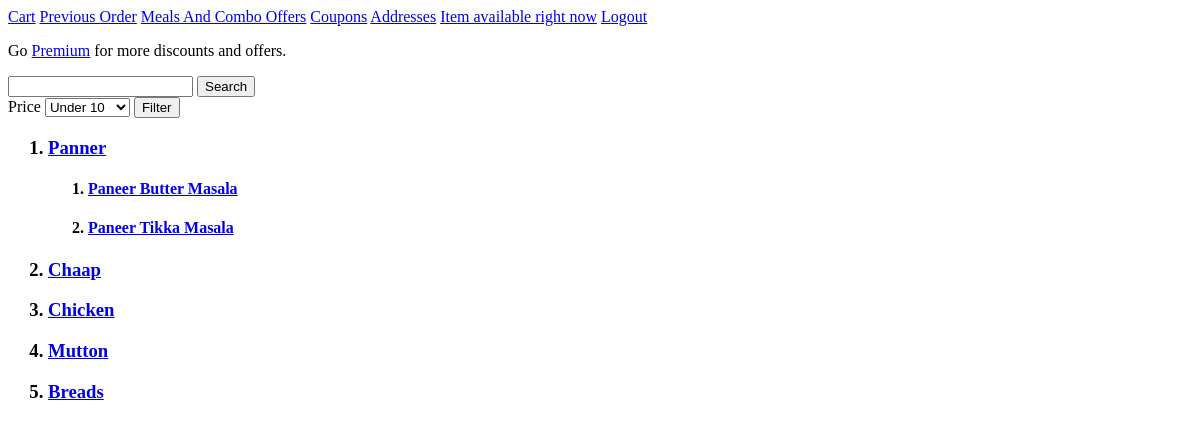
Page /Panner (signed in) on the earlier database version.
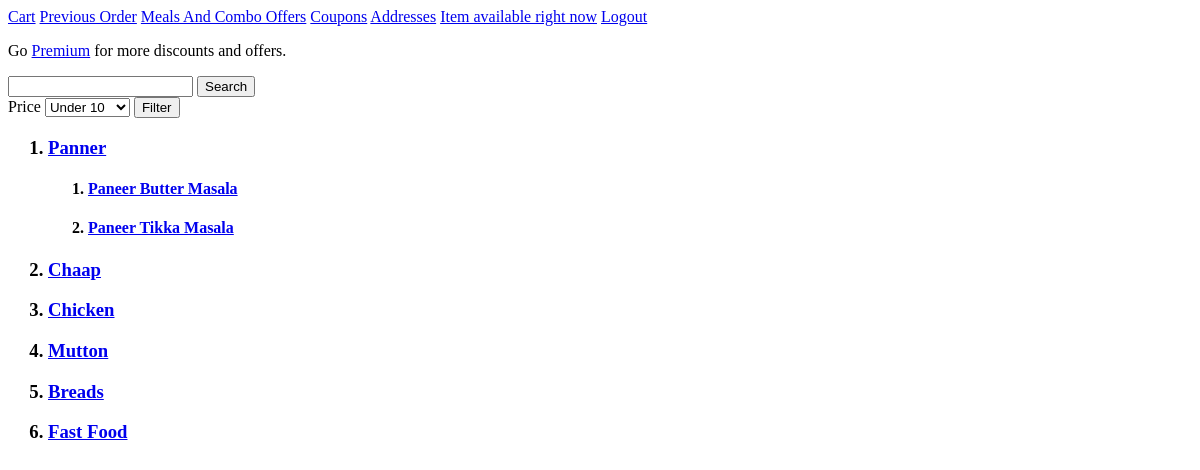
Same page on the later database version.
### resturaant/models.py (models this page shows)
class Food_Category (models.Model):
    TYPE_OF_FOOD = (
        ("veg", "Vegetarian"),
        ("non-veg", "Non-Vegetarian")
    )
    type_of_category = models.CharField(max_length = 30,choices = TYPE_OF_FOOD, default="veg")
    category = models.CharField(max_length = 50)
    def __str__(self):
        return self.category

class Food_Items (models.Model):
    item_type = models.ForeignKey(Food_Category, on_delete=models.CASCADE, related_name='food_item')
    item_name = models.CharField(max_length = 50)
    description = models.TextField(blank = True)
    image = models.ImageField(blank = True)
    price = models.DecimalField(max_digits=15, decimal_places=2)
    days_of_avaibility = models.ManyToManyField(to = DaysOfTheWeek)
    start_time = models.TimeField(default = "08:00:00")
    end_time = models.TimeField(default = "22:00:00")
    quantity_available = models.IntegerField(default =50)
    def __str__(self):
        return self.item_name

### resturaant/views.py (the view)
# urls.py: path('',views.homepage),
def homepage(request, food_category = None):
    if(request.user.is_authenticated):
        try:
            customer = request.user.users.get()
            if(customer.type_of_user == "staff"):
                return HttpResponseRedirect("/create_coupons/")
            food_categories = Food_Category.objects.all()
            food_items = None
            if (food_category):
                try:
                    category = Food_Category.objects.get(category__iexact=food_category)
                    food_items = category.food_item.all()
                except:
                    return HttpResponse("Following Category Doesn't exist")
            type_of_customer = Customer.objects.get(user=customer).type_of_customer
            return render(request, "homepage.html", {'is_authenticated' : True,
                                                    'type_of_customer': type_of_customer,
                                                    'food_categories' : food_categories,                                                 'food_category' : food_category,
                                                    'food_items' : food_items})
        except:
            return HttpResponseRedirect('/admin/')
    else:
        return render(request, "homepage.html", { 'is_authenticated' : False})

### templates/homepage.html (shortened to what this page needs)
<!DOCTYPE html>
<html lang="en">
<head>
</head>
<body>
    {% if not is_authenticated %}
    <a href="/register/">Register</a>
    <a href="/login/">Login</a>
    {% else %}
    <a href="/cart/">Cart</a>
    <a href="/previous/order">Previous Order</a>
    <a href="/view/meal">Meals And Combo Offers</a>
    <a href="/view/coupons">Coupons</a>
    <a href="/addresses/">Addresses</a>
    <a href="/available/items">Item available right now</a>
    <a href="/logout/">Logout</a>
    {% if type_of_customer == "normal" %}
        <p>Go <a href="/premium/">Premium</a> for more discounts and offers.</p>
    {% endif %}
    <form action="/search/item" method="post">
        <input type="text" name="search">
        <button>Search</button>
    </form>
    <form action="/filter/price" method="post">
        <label for="">Price</label>
        <select name="max_price" id="">
            <option value="10">Under 10</option>
        </select>
        <button>Filter</button>
    </form>
    <ol>
        {% for category in food_categories %}
            <h3><li><a href="/{{category}}">{{category}}</a></li></h3>
            {% if category.category.lower == food_category.lower %}
                <ol>
                    {% for food_item in food_items %}
                        <h4><li><a href="item/{{food_item.item_name}}/">{{food_item}}</a></li></h4>
                    {% endfor %}
                </ol>
            {% endif %}
        {% endfor %}
    </ol>
    {% endif %}
</body>
</html>

Differences in the rows shown:
added Food_Category: category "Fast Food"
